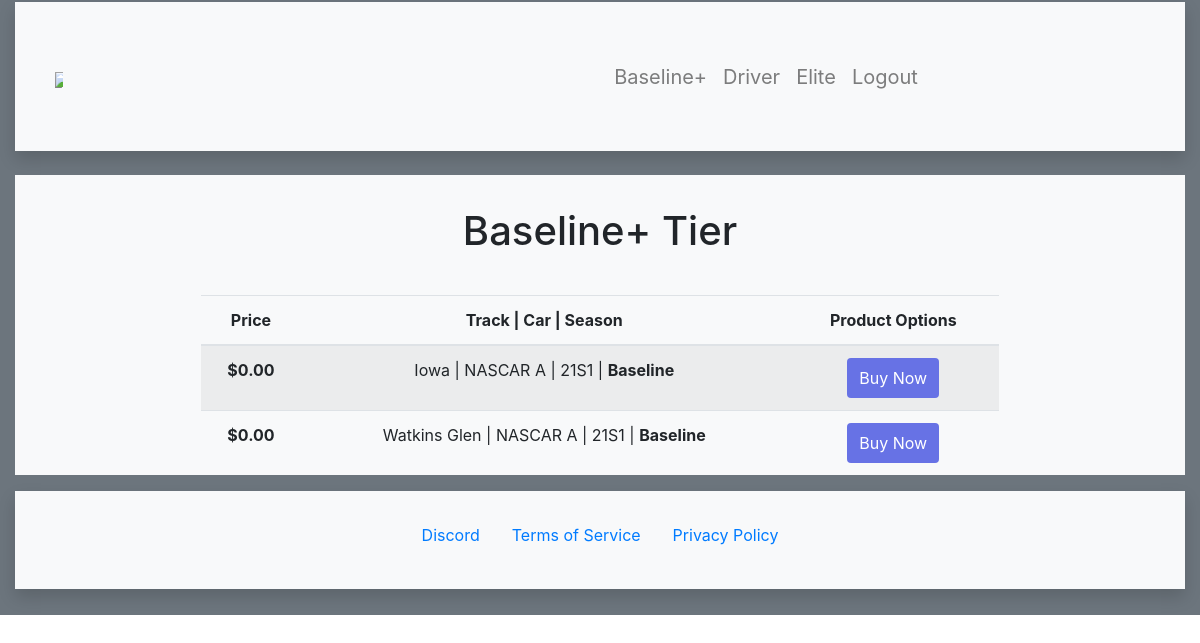
/baseline (signed in), run on the app's committed database.
### login/models.py (models this page shows, shortened)
class Product(models.Model):
    name= models.CharField(max_length=100)
    category= models.CharField(max_length=15)
    price=models.DecimalField(max_digits=7, decimal_places=2, default=0.00)
    created_at = models.DateTimeField(auto_now_add=True)
    updated_at = models.DateTimeField(auto_now=True)

### login/views.py (the view)
# urls.py: path('baseline', views.baseline_products),
def baseline_products(request):
    if 'user_id' not in request.session:
        return redirect('/')
    blineproducts = Product.objects.filter(category='Baseline')
    context = {
        'blineproducts': blineproducts
    }
    return render(request, 'baseline.html', context)

### login/templates/baseline.html (shortened to what this page needs)
<!DOCTYPE html>
{% load static %}
<html lang="en">
<head>
  <link rel="stylesheet" href="https://maxcdn.bootstrapcdn.com/bootstrap/4.5.2/css/bootstrap.min.css">
</head>
<body>
<div class="container-fluid bg-secondary" style="padding-top: 2px; padding-bottom: 2px;">
    <div class="shadow p-4 mb-4 bg-light">
        <nav class="navbar navbar-expand-xl navbar-light bg-light">
            <a class="navbar-brand" style="font-size: 50px;" href="/home"><img class="img-fluid" src="https://i.postimg.cc/TwLpSfCf/majorsgaragev4.png"  style="height: auto; max-width: 50%;"></a>
            <div class="mx-auto">
                <div class="collapse navbar-collapse" id="navbarSupportedContent">
                <ul class="navbar-nav mr-auto" style="font-size: 20px;">
                    <li class="nav-item dropdown" style="margin-left: 300px;">
                        <a class="nav-link" href="/baseline">Baseline+</a>
                    </li>
                    <li class="nav-item dropdown">
                        <a class="nav-link" href="/driver">Driver</a>
                    </li>
                    <li class="nav-item dropdown">
                        <a class="nav-link" href="/elite">Elite</a>
                    </li>
                    <li class="nav-item dropdown">
                        <a class="nav-link" href="/logout">Logout</a>
                    </li>
                </ul>
                </div>
            </div>
        </nav>
    </div>
    <div class="container-fluid bg-light" style="height: 100%;">
        <table class="table table-striped" style="text-align: center; width: 70%; margin-left: 15%;">
            <h2 style="font-size: 40px; text-align: center; padding: 2rem;">Baseline+ Tier</h2>
            <thead>
              <tr>
                <th scope="col">Price</th>
                <th scope="col">Track | Car | Season</th>
                <th scope="col">Product Options</th>
              </tr>
            </thead>
            <tbody>
                {% for product in blineproducts %}
              <tr>
                <th scope="row">${{product.price}}</th>
                <td>{{product.name}} | <b>{{product.category}}</b></td>
                <td>
                <button
                    style="background-color:#6772E5;color:#FFF;padding:8px 12px;border:0;border-radius:4px;font-size:1em"
                    id="checkout-button-price_1HlsC0IOxJKMqXnbQW0ijFQ4"
                    role="link"
                    type="button">
                    Buy Now
                </button>
                </td>
              </tr>
              {% endfor %}
            </tbody>
          </table>
    </div>
    <div class="shadow p-4 mb-4 bg-light" style="margin-top: 5px; margin-bottom: 5px;">
        <div class="container-fluid bg-light" style="height: 50px;">
                <ul class="nav" style="justify-content: center;">
                    <li class="nav-item">
                    <a class="nav-link" href="/coming-soon">Discord</a>
                    </li>
                    <li class="nav-item">
                    <a class="nav-link" href="/coming-soon">Terms of Service</a>
                    </li>
                    <li class="nav-item">
                    <a class="nav-link" href="/coming-soon">Privacy Policy</a>
                    </li>
                </ul>
        </div>
    </div>
</div>
</body>
</html>

### data on the page
Product: price "0.00", name "Iowa | NASCAR A | 21S1", category "Baseline"
Product: price "0.00", name "Watkins Glen | NASCAR A | 21S1", category "Baseline"
